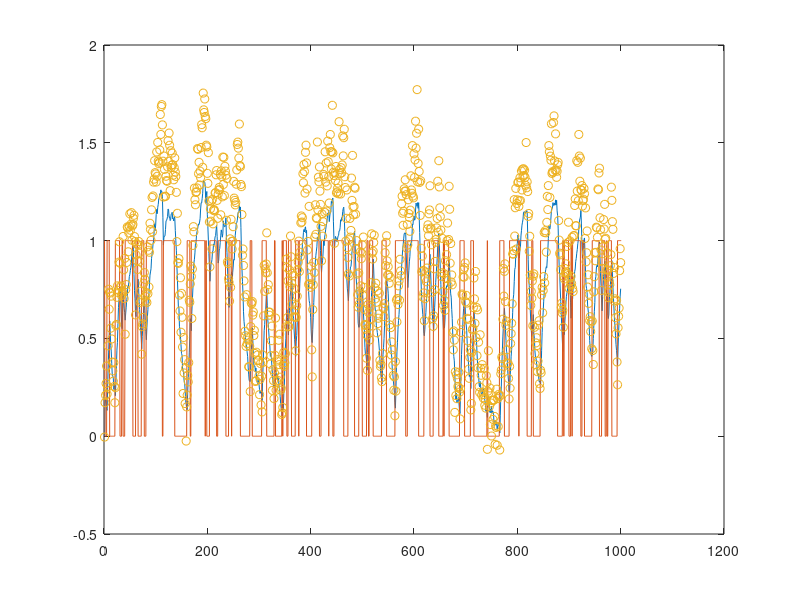

Reproduce this figure in MATLAB. (Note: this script raises an error after producing the figure.)
% RC circuit

rng(15)

Ts = 0.1;
no_obs = 1000;
R = 0.1^2;
Q = 0.02^2;

Cq = 0.8;
Rq = 1.6;

A = -1/Rq/Cq;
B = 1;
D = 0;
C = 1/Cq;

H = expm([A, B;zeros(size(B)).', zeros(size(B,2))]*Ts);
Ad = H(1,1);
Bd = H(1,2);

q = NaN(1,no_obs+1);
y = NaN(1,no_obs);
u = NaN(1,no_obs);
q(1) = 0;
u(1) = 1;



for t=1:no_obs
%     u(t+1) = (2*(rand < 0.9)-1) * u(t);
    if rand > 0.9 
        u(t+1) = ~u(t);
    else
        u(t+1) = u(t);
    end

    
    q(t+1) = Ad*q(t) + Bd*u(t) + sqrt(Q)*randn;
    y(t) = C*q(t) + D*u(t)+sqrt(R)*randn;
    
end

q(:,end) = [];


%%
figure(1)
clf
plot(q)
hold on
plot(u)
plot(y,'o')
hold off

% Estimate the model using all the estimation data
noEstimationData = floor(0.67 * noObservations);
noValidationData = noObservations - noEstimationData;
y_estimation = y(1:noEstimationData);
y_validation = y(noEstimationData:end);
u_estimation = u(1:noEstimationData);
u_validation = u(noEstimationData:end);

save('../data/rc_circuit.mat','y_estimation', 'u_estimation', 'y_validation',...
    'u_validation','Rq','Cq','c_true',...
    'R','n_states','Q','Ts')














